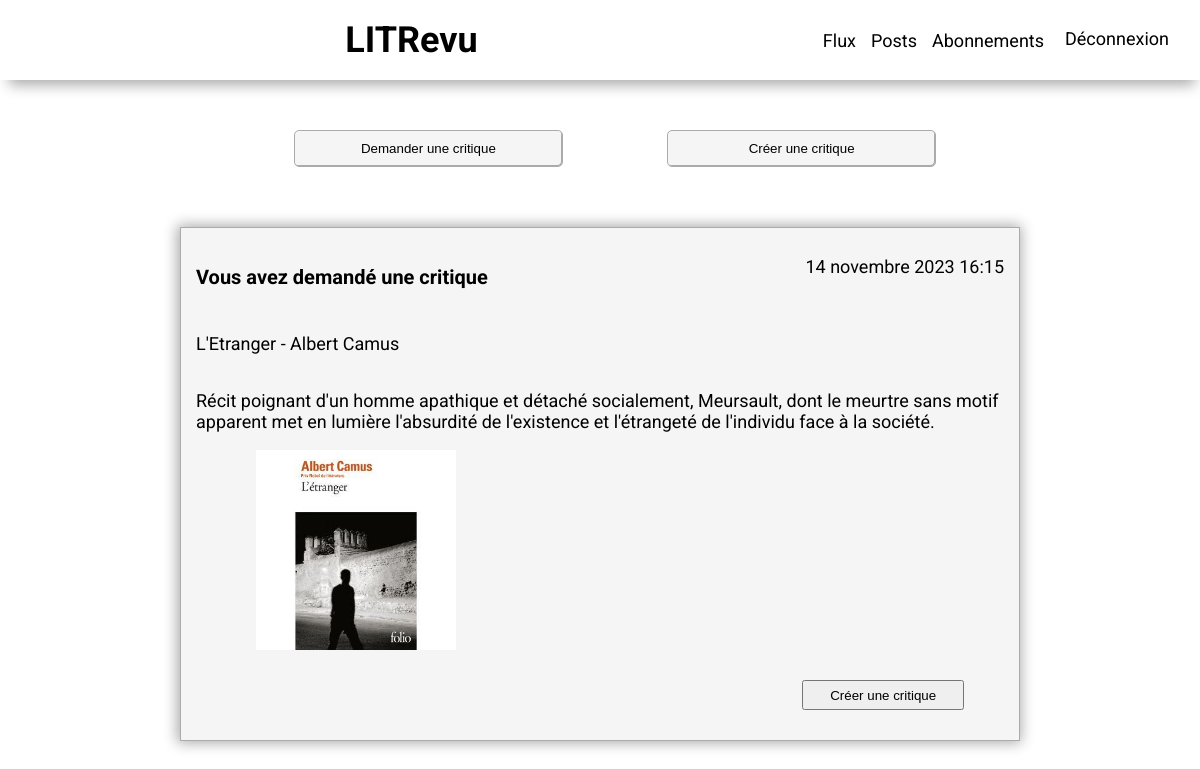
The app's page /home/ (signed in) with its own data.
### review/models.py (models this page shows, shortened)
class Ticket(models.Model):
    title = models.CharField(max_length=128)
    description = models.CharField(max_length=2048, blank=True)
    user = models.ForeignKey(to=settings.AUTH_USER_MODEL,
                             on_delete=models.CASCADE)
    image = models.ImageField(upload_to='static/images/',
                              null=True, blank=True,
                              validators=[FileExtensionValidator(
                                  allowed_extensions=['jpg', 'jpeg', 'png'])])
    time_created = models.DateTimeField(auto_now_add=True)
    IMAGE_MAX_SIZE = (800, 800)

### review/views.py (the view)
# urls.py: 2. Add a URL to urlpatterns:  path('', views.home, name='home')
@login_required
def home(request):
    user_follow = UserFollow.objects.filter(user=request.user)
    followed_users = [user.followed_user for user in user_follow]
    followed_users.append(request.user)
    tickets = models.Ticket.objects.filter(user__in=followed_users)
    reviews = models.Review.objects.filter(Q(user__in=followed_users)
                                           | Q(ticket__user=request.user))
    posts = list(chain(tickets, reviews))
    posts.sort(key=lambda x: x.time_created, reverse=True)
    return render(request,
                  'review/home.html',
                  context={'posts': posts})

### review/templates/review/home.html
{% extends "base.html" %}
{% block content %}
    <div class="main_page">
        <div class="main_page_btn">
            <button class="main_btn" onclick='window.location.href="{% url "create_ticket" %}"'>Demander une critique</button>
            <button class="main_btn" onclick='window.location.href="{% url "create_ticket_and_review" %}"'>Créer une critique</button>
        </div>
        <div class="grid_container">
            {% for post in posts %}
                {% if post.title %}
                    {% with ticket=post %}
                        {% include 'review/partials/ticket_snippet.html' %}
                    {% endwith %}
                {% else %}
                    {% with review=post %}
                        {% include 'review/partials/review_snippet.html'%}
                    {% endwith %}
                {% endif %}
            {% endfor %}
        </div>
    </div>
{% endblock content %}

### review/templates/review/partials/ticket_snippet.html (shortened to what this page needs)
<div class="ticket">
    <div class="head-ticket">
        {% if ticket.user == user %}
            <h4> Vous avez demandé une critique</h4>
        {% else %}
            <h4> {{ ticket.user.username|capfirst }} à demandé une critique</h4>
        {% endif %}
        <p>{{ ticket.time_created }}</p>
    </div>
    <p>{{ ticket.title }}</p>
    <p>{{ ticket.description }}</p>
    {% if ticket.image %}
        <img src="{{ ticket.image.url }}" alt="image du livre {{ ticket.title }}">
    {% endif %}
    {% if not ticket.review %}
        {% if 'your-posts' not in request.path %}
            <button onclick='window.location.href="{% url "create_review" ticket_id=ticket.id %}"'>Créer une critique</button>
        {% endif %}
    {% endif %}
</div>

### static/app.css (style rules this page uses)
:root { --color-secondary: #ababab; --color-terciary: #f5f5f5; }
body { margin: 0; font-size: 18px; font-family: 'Roboto', sans-serif; }
h4 { font-size: 20px; }
.main_page { width: 70%; margin: auto; margin-top: 50px; margin-bottom: 70px; }
.main_page_btn { display: flex; justify-content: space-between; width: 80%; margin: auto; }
.main_btn { height: 37px; width: 40%; margin-left: 30px; background: whitesmoke; border: 1px var(--color-secondary) solid; box-shadow: inset -1px -1px var(--color-secondary); border-radius: 5px; cursor: pointer; }
.ticket { display: flex; flex-direction: column; margin-top: 60px; border: 1px var(--color-secondary) solid; padding: 10px 15px 30px 15px; box-shadow:-1px 0px 13px 2px var(--color-secondary); background-color: var(--color-terciary); }
.ticket button { width: 20%; margin-top: 30px; margin-left: auto; margin-right: 40px; height: 30px; cursor: pointer; }
.head-ticket { display: flex; justify-content: space-between; }
.ticket img { position: relative; max-width: 200px; max-height: 300px; left: 60px; }

### records on screen
Ticket: shows "Vous avez demandé une critique", time_created "14 novembre 2023 16:15", title "L'Etranger - Albert Camus", description "Récit poignant d'un homme apathique et détaché socialement, Meursault, dont le meurtre sans motif apparent met en lumière l'absurdité de l'existence et l'étrangeté de l'individu face à la société.", image (picture), shows "Créer une critique"
